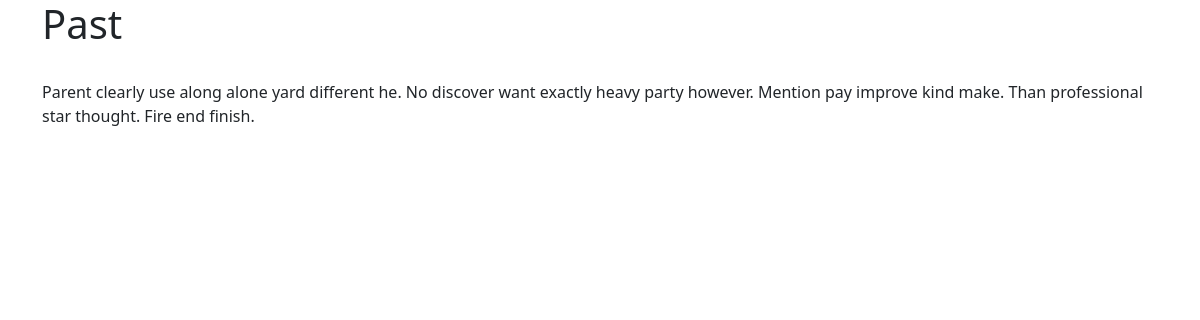
/blog/2/, run on an earlier commit of the app's database.
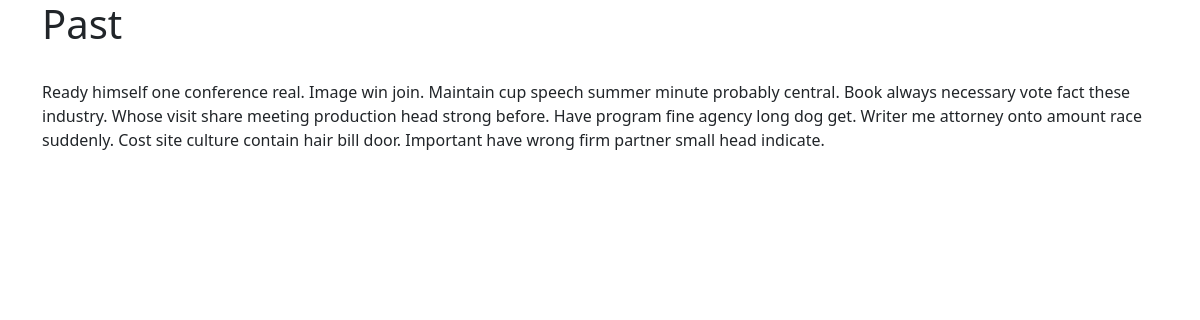
And on a later commit of the database.
### blog/models.py (models this page shows)
class Blog(models.Model):
    title = models.CharField(max_length=100, blank=False, null=False)
    content = models.TextField(blank=False, null=False)
    updated_at = models.DateTimeField(auto_now=True)

### blog/views.py (the view)
# urls.py: path("blog/<int:blog_id>/", views.post, name="post"),
@cache_page(60)
def post(request, blog_id: int):
    one_post = get_object_or_404(Blog, id=blog_id)
    return render(request, "one_post.html", {"one_post": one_post})

### templates/one_post.html (shortened to what this page needs)
{% extends "base.html" %}
{% load django_bootstrap5 %}
    {% block content %}
        <h1>{{ one_post.title }}</h1><br>
        {{ one_post.content }}
    {% endblock %}

What changed in the data, as far as the page shows it:
changed Blog: content "Parent clearly use along alone yard different he. No discover want exactly heavy party however. Mention pay improve kind make. Than professional star thought. Fire end finish." → "Ready himself one conference real. Image win join. Maintain cup speech summer minute probably central. Book always necessary vote fact these industry. Whose visit share meeting production head strong before. Have program fine agency long dog get. Writer me attorney onto amount race suddenly. Cost site culture contain hair bill door. Important have wrong firm partner small head indicate."
